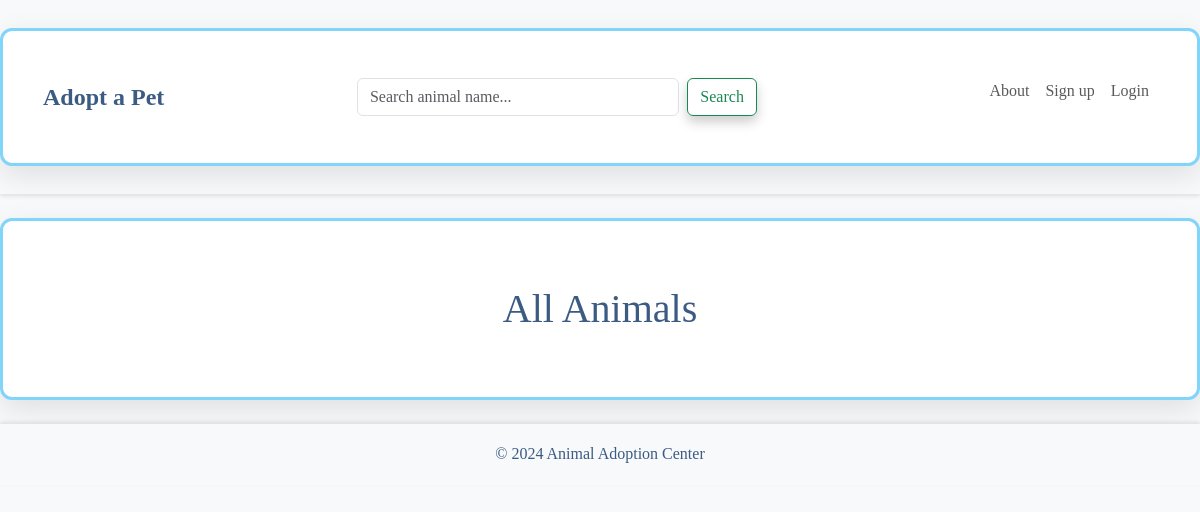
/animals, run on an earlier commit of the app's database.
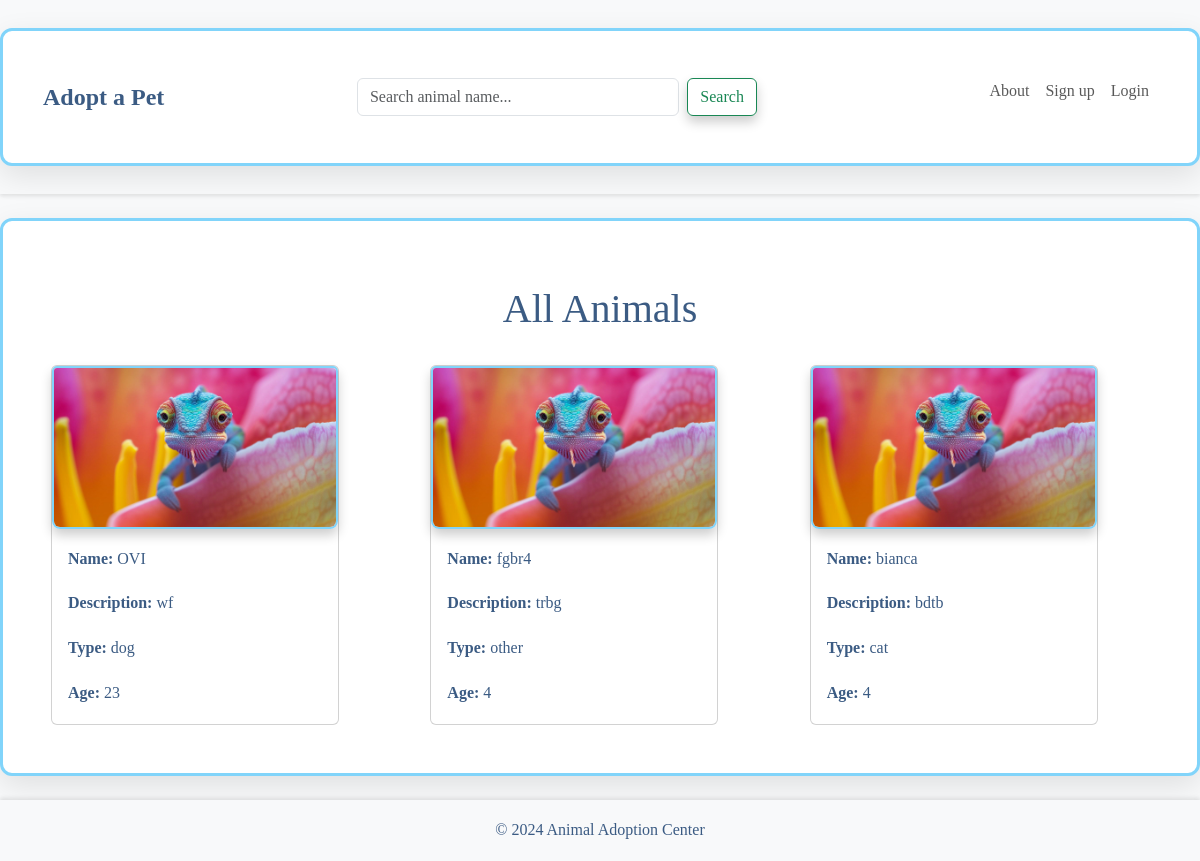
And on a later commit of the database.
### app/models.py (models this page shows)
class Animal(db.Model):
    id = db.Column(db.Integer, primary_key=True)
    name = db.Column(db.String(100), nullable=False)
    age = db.Column(db.String(20), nullable=False)  # Age stored as string (e.g., "2 years")
    animal_type = db.Column(db.String(50), nullable=False)  # e.g., "dog", "cat"
    description = db.Column(db.Text, nullable=True)
    image = db.Column(db.String(255), nullable=False)  # Path to the image file
    def __repr__(self):
        return f'<Animal {self.name} ({self.animal_type})>'

### app/backend/routes.py (the view)
@main.route('/animals', methods=['GET'])
def animals():
    animal_type = request.args.get('type')
    if animal_type:
        animals = Animal.query.filter_by(animal_type=animal_type).all()
    else:
        animals = Animal.query.all()
    print (animals)
    return render_template('animals.html', animals=animals, filter_type=animal_type)

### app/frontend/templates/animals.html
{% extends "home.html" %}
{% block content %}
<h1 class="text-center my-4">All Animals</h1>
<div class="row">
    {% for animal in animals %}
    <div class="col-12 col-md-6 col-lg-4">
        <div class="card m-2" style="width: 18rem;">
            <img src="{{ url_for('static', filename=animal.image) }}" class="card-img-top" alt="{{ animal.name }}">
            <div class="card-body">
                <p class="card-text"><strong>Name:</strong> {{ animal.name }}</p>
                <p class="card-text"><strong>Description:</strong> {{ animal.description }}</p>
                <p class="card-text"><strong>Type:</strong> {{ animal.animal_type }}</p>
                <p class="card-text"><strong>Age:</strong> {{ animal.age }}</p>
            </div>
        </div>
    </div>
    {% endfor %}
</div>
{% endblock %}

What changed in the data, as far as the page shows it:
added Animal: image (picture), name "OVI", description "wf", animal_type "dog", age "23"
added Animal: image (picture), name "fgbr4", description "trbg", animal_type "other", age "4"
added Animal: image (picture), name "bianca", description "bdtb", animal_type "cat", age "4"
